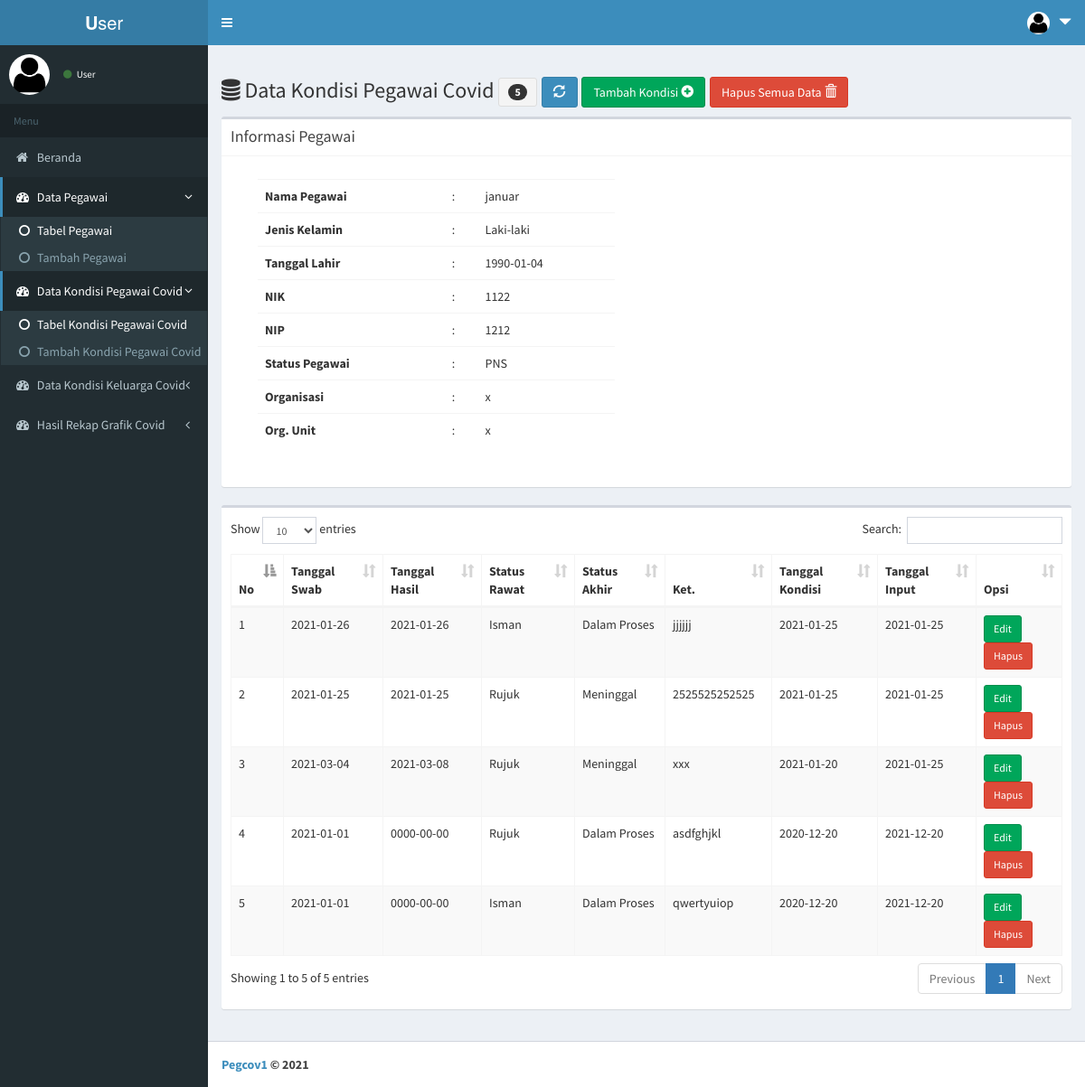
Screenshot of /page/index.php?menu=kon_data&peg_id=1 with the database file from the repository.
### tables this page shows
CREATE TABLE `tb_peg` (
  `peg_id` int(11) NOT NULL,
  `peg_nama` varchar(30) NOT NULL,
  `peg_jk` enum('Laki-laki','Perempuan') NOT NULL,
  `peg_tgllahir` date NOT NULL,
  `peg_nip` varchar(20) NOT NULL,
  `peg_nik` varchar(20) NOT NULL,
  `peg_stapeg` varchar(30) NOT NULL,
  `peg_org` varchar(40) NOT NULL,
  `peg_orgunit` varchar(40) NOT NULL
);

CREATE TABLE `tb_kon` (
  `kon_id` int(11) NOT NULL,
  `kon_peg_id` int(11) NOT NULL,
  `kon_peg_nama` varchar(30) NOT NULL,
  `kon_peg_jk` enum('Laki-laki','Perempuan') NOT NULL,
  `kon_peg_tgllahir` date NOT NULL,
  `kon_peg_nip` varchar(20) NOT NULL,
  `kon_peg_nik` varchar(20) NOT NULL,
  `kon_peg_stapeg` varchar(30) NOT NULL,
  `kon_peg_org` varchar(40) NOT NULL,
  `kon_peg_orgunit` varchar(40) NOT NULL,
  `kon_tglswab` date NOT NULL,
  `kon_tglhasil` date NOT NULL,
  `kon_starawat` enum('Isman','Rujuk') NOT NULL,
  `kon_staakhir` enum('Dalam Proses','Sembuh','Meninggal') NOT NULL,
  `kon_ket` text NOT NULL,
  `kon_tgl` date NOT NULL,
  `kon_tglinput` date NOT NULL
);

### page/kon_data.php (the view, shortened to what this page needs)
<?php
  $peg_id = $_GET['peg_id'];
  $queryx  = mysqli_query($koneksi,"SELECT * FROM tb_peg WHERE peg_id='$peg_id'");
  $datax   = mysqli_fetch_array($queryx);
  $peg_idx	= $datax['peg_id'];
?>
<!DOCTYPE html>
<html>
<head>
</head>
<body>
  	<div class="row">
	  <div class="col-xs-12 col-md-12">
	    <h3><span class="fa fa-database"></span>
		    Data Kondisi Pegawai Covid
		    <?php
		      $qjumlah = mysqli_query($koneksi,"SELECT * FROM tb_kon WHERE kon_peg_id='$peg_idx'");
		      $jumlah = mysqli_num_rows($qjumlah);
		    ?>
		    <button class="btn btn-sm btn-default"><span class="badge"><?php echo $jumlah; ?></span></button>
		    <a href="?menu=kon_data" class="btn btn-primary"><span class="glyphicon glyphicon-refresh"></a>
		    <a href="?menu=kon_tambah" class="btn btn-success">Tambah Kondisi <span class="glyphicon glyphicon-plus-sign"></a>
		    <a onclick="return confirm('Anda yakin menghapus semua data industri rumahan ?')" href="?menu=kon_hapus_semua" class="btn btn-danger">Hapus Semua Data <span class="glyphicon glyphicon-trash"></a>
		</h3>
	  </div>
	</div>
    <div class="box box-default">
        <div class="box-header with-border">
          <h3 class="box-title">Informasi Pegawai</h3>
        </div>
        <div class="box-body">
         	<div class="row">
	            <div class="col-md-9">
	            	<div class="col-md-8">
						<div class="panel-body">
							<table class="table" cellpadding="8" cellspacing="8">
								<tr><th>Nama Pegawai</th><td>:</td> <td><?php echo $datax['peg_nama']; ?></td></tr>
								<tr><th>Jenis Kelamin </th><td>:</td> <td><?php echo $datax['peg_jk']; ?></td></tr>
								<tr><th>Tanggal Lahir </th><td>:</td> <td><?php echo $datax['peg_tgllahir']; ?></td></tr>
								<tr><th>NIK </th><td>:</td> <td><?php echo $datax['peg_nik']; ?></td></tr>
								<tr><th>NIP </th><td>:</td> <td><?php echo $datax['peg_nip']; ?></td></tr>
								<tr><th>Status Pegawai </th><td>:</td> <td><?php echo $datax['peg_stapeg']; ?></td>
								<tr><th>Organisasi </th><td>:</td> <td><?php echo $datax['peg_org']; ?></td>
								<tr><th>Org. Unit </th><td>:</td> <td><?php echo $datax['peg_orgunit']; ?></td>
								</tr>
							</table>
						</div>
					</div>
				</div>
			</div>
		</div>
	</div>
	<div class="box">
        <div class="box-body">
          	<table id="example1" class="table table-bordered table-striped">
	            <thead>
		            <tr>
						<th>No</th>
						<th>Tanggal Swab</th>
						<th>Tanggal Hasil</th>
						<th>Status Rawat</th>
						<th>Status Akhir</th>
						<th>Ket.</th>
						<th>Tanggal Kondisi</th>
						<th>Tanggal Input</th>
						<th>Opsi</th>
		            </tr>
	            </thead>
	            <tbody>
					<?php
					    $no = 1;
					    $sql = $koneksi->query("SELECT * FROM tb_kon WHERE kon_peg_id='$peg_idx' ORDER BY kon_id DESC");
					    while ($data=$sql->fetch_assoc()) {
					?>
				    <tr>
				        <td> <?php echo $no++; ?> </td>
				        <td> <?php echo $data['kon_tglswab']; ?></td>
				        <td> <?php echo $data['kon_tglhasil']; ?></td>
				        <td> <?php echo $data['kon_starawat']; ?></td>
				        <td> <?php echo $data['kon_staakhir']; ?></td>
				        <td> <?php echo $data['kon_ket']; ?></td>
				        <td> <?php echo $data['kon_tgl']; ?></td>
				        <td> <?php echo $data['kon_tglinput']; ?></td>
				        <td>
							<a href="?menu=kon_edit&kon_id=<?php echo $data['kon_id']; ?>" class="btn btn-sm btn-success" title="Edit <?php echo $data['kon_peg_nama'];?>">Edit</a>
							<a onclick="return confirm('Anda yakin menghapus data kondisi pegawai covid <?php echo $data['kon_nama']; ?> ?')" href="?menu=kon_hapus&kon_id=<?php echo $data['kon_id']; ?>" class="btn btn-sm btn-danger" title="Hapus <?php echo $data['kon_nama'];?>" >Hapus</a>
				        </td>
				    </tr>
	      			<?php
	    				}
					?>
	            </tbody>
        	</table>
    	</div>
	</div>
</body>
</html>

### rows the page displays
tb_peg: peg_nama "januar", peg_jk "Laki-laki", peg_tgllahir "1990-01-04", peg_nik "1122", peg_nip "1212", peg_stapeg "PNS", peg_org "x", peg_orgunit "x"
tb_kon: kon_tglswab "2021-01-26", kon_tglhasil "2021-01-26", kon_starawat "Isman", kon_staakhir "Dalam Proses", kon_ket "jjjjjj", kon_tgl "2021-01-25", kon_tglinput "2021-01-25"
tb_kon: kon_tglswab "2021-01-25", kon_tglhasil "2021-01-25", kon_starawat "Rujuk", kon_staakhir "Meninggal", kon_ket "2525525252525", kon_tgl "2021-01-25", kon_tglinput "2021-01-25"
tb_kon: kon_tglswab "2021-03-04", kon_tglhasil "2021-03-08", kon_starawat "Rujuk", kon_staakhir "Meninggal", kon_ket "xxx", kon_tgl "2021-01-20", kon_tglinput "2021-01-25"
tb_kon: kon_tglswab "2021-01-01", kon_tglhasil "0000-00-00", kon_starawat "Rujuk", kon_staakhir "Dalam Proses", kon_ket "asdfghjkl", kon_tgl "2020-12-20", kon_tglinput "2021-12-20"
tb_kon: kon_tglswab "2021-01-01", kon_tglhasil "0000-00-00", kon_starawat "Isman", kon_staakhir "Dalam Proses", kon_ket "qwertyuiop", kon_tgl "2020-12-20", kon_tglinput "2021-12-20"

### other values shown
$jumlah "5"
